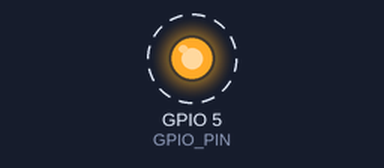
This program was run on a simulated Raspberry Pi (BCM pin numbers). Shown: output pins drawn as LEDs (lit = HIGH). Dashed ring = blinking. What the program prints to the terminal is not drawn.

Above: at 0.5 s.
Timing chart, 0 to 4.6 s (numbered marks = the images above):
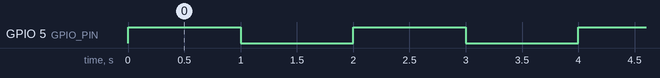

The program:

trial01.py
```python
import RPi.GPIO as GPIO
import time

GPIO_PIN = 5
GPIO.setmode(GPIO.BCM)
GPIO.setup(GPIO_PIN, GPIO.OUT)

try:
    print('按下 Ctrl-C 可停止程式')
    while True:
        print('LED 亮')
        GPIO.output(GPIO_PIN, GPIO.HIGH)
        time.sleep(1)
        print('LED 熄')
        GPIO.output(GPIO_PIN, GPIO.LOW)
        time.sleep(1)
except KeyboardInterrupt:
    print('關閉程式')
finally:
    GPIO.cleanup()
```

Measured:
- by itself, GPIO 5 (GPIO_PIN): alternates HIGH for 1.0 s and LOW for 1.0 s
